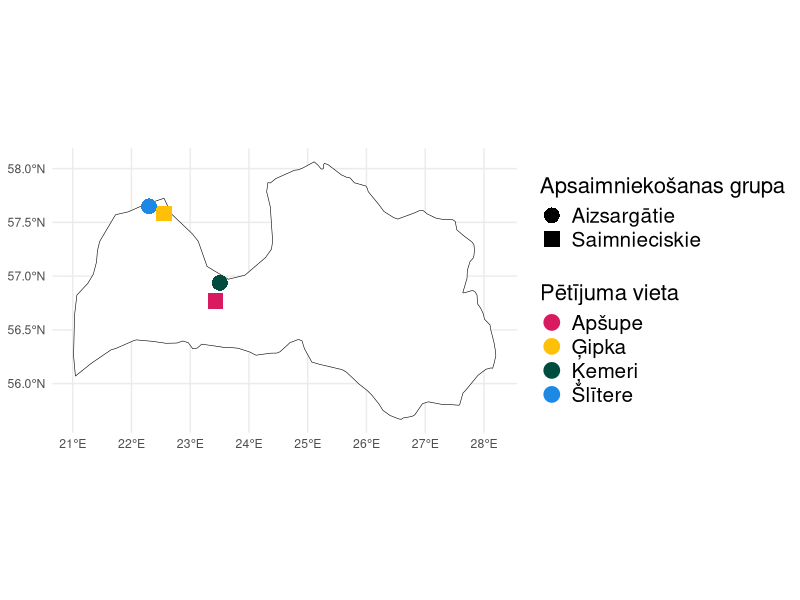

This figure's R source: (Note: this script raises an error after producing the figure.)
# Pakotnes ----
if(!require(readxl)) install.packages("readxl")
if(!require(ggplot2)) install.packages("ggplot2")
if(!require(dplyr)) install.packages("dplyr")
if(!require(sf)) install.packages("sf")
if(!require(rnaturalearth)) install.packages("rnaturalearth")
if(!require(rnaturalearthdata)) install.packages("rnaturalearthdata")


# Dati ----
Vietas <- read_excel("uzskaisu_dati.xlsx", sheet = "Vietas")
unique(Vietas$vieta)



# Transekšu centroīdi ----
head(Vietas) # strūktūra
class(Vietas$x_sakums) # pārbaudīt mainīga klasi

Vietas <- Vietas %>% # samainīt visus uz numeric
  mutate(across(c(x_sakums, y_sakums, x_beigas, y_beigas), as.numeric))

class(Vietas$x_sakums)


Vietas <- Vietas[,c(1:6)] %>%
  mutate(
    x_vidus = (Vietas$x_sakums + Vietas$x_beigas) / 2,
    y_vidus = (Vietas$y_sakums + Vietas$y_beigas) / 2
  )
head(Vietas) # strūktūra


vietu_centroidi <- Vietas %>%
  group_by(vieta) %>%
  summarise(
    x_centroid = mean(x_vidus),
    y_centroid = mean(y_vidus),
    .groups = "drop"
  )


print(vietu_centroidi)

vietu_centroidi <- st_as_sf(vietu_centroidi, coords = c("x_centroid", "y_centroid"), crs = 3059)  # LKS-92



latvija_sf <- ne_countries(scale = "medium", returnclass = "sf") |>
  dplyr::filter(admin == "Latvia")

vietu_centroidi <- st_transform(vietu_centroidi, crs = st_crs(latvija_sf)) 


head(vietu_centroidi)
vietu_centroidi$tips <- ifelse(vietu_centroidi$vieta %in% c("Ģipka", "Apšupe"), "Saimnieciskie", "Aizsargātie")
unique(vietu_centroidi$vieta)



#Kopēja ------------------------------


ggplot() +
  geom_sf(data = latvija_sf, fill = "white", color = "black") +
  geom_sf(data = vietu_centroidi, aes(color = vieta, shape = tips), size = 5) +  
  scale_color_manual(values = c("#D81B60", "#FFC107", "#004D40", "#1E88E5"), 
                     name = "Pētījuma vieta") +
  scale_shape_manual(values = c(16, 15),  # piemēram: aplis, trīsstūris, kvadrāts
                     name = "Apsaimniekošanas grupa") +
  theme_minimal() +
  theme(
    plot.title = element_text(size = 23, face = "bold"), 
    legend.title = element_text(size = 16),
    legend.text = element_text(size = 15)
  )



# Katrai vietai ----------------------

unique(vietas_centroidi$vieta)
vieta_punkts <- vietu_centroidi %>% filter(vieta == "Ģipka")

vieta_karte <- ggplot() +
  geom_sf(data = latvija_sf, fill = "white", color = "black") +
  geom_sf(data = vieta_punkts, aes(color = vieta, shape = tips), size = 2) +
  scale_color_manual(values = c("Ģipka" = "#FFC107"), name = NULL) +
  scale_shape_manual(values = c(16, 15), name = NULL) +
  theme_void() +
  theme(
    panel.background = element_rect(fill = NA, color = NA),
    plot.background = element_rect(fill = NA, color = NA),
    legend.position = "none"
  )

vieta_karte

ggsave("karte_caurs.png", 
       plot = vieta_karte,
       bg = "transparent",
       width = 428 / 600,
       height = 754 / 600,
       dpi = 600)
